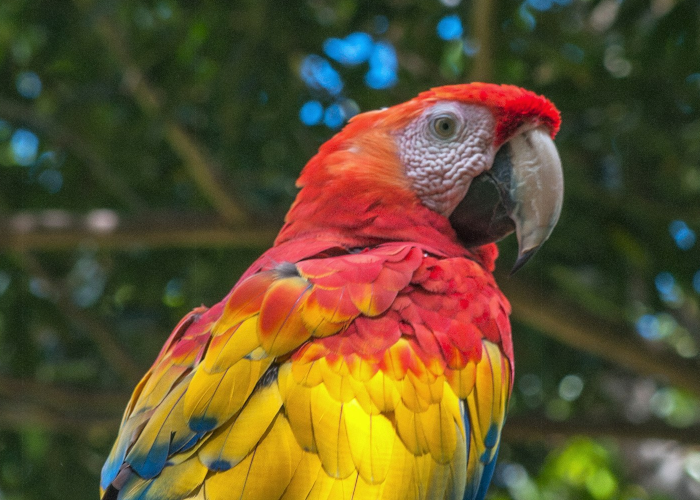
#> input picture cs-2/01-image-processing/rotated/bird.png, 700 x 500 px
$ python solved.py
#> lines starting #> are read from the running program, lines starting #| are printed output that depends on the picture
# Rotate an image by 30 degrees around its central point

from PIL import Image
import math

# Load input image
im = Image.open("bird.png")
#> im is the input picture: PIL image 700x500 RGB; mean R, G, B 96.4, 80.7, 46.3

# Make blank output image with same dimension as the original
output = Image.new(im.mode, (im.width, im.height))
#> output: PIL image 700x500 RGB; every value is 0

cy = im.height / 2
#> cy = 250
cx = im.width / 2
#> cx = 350

for y in range(im.height):
    for x in range(im.width):
        dist = math.hypot(x - cx, y - cy)
        angle = math.atan2(y - cy, x - cx)
        angle -= math.pi / 6
        ry = round(cy + dist * math.sin(angle))
        rx = round(cx + dist * math.cos(angle))

        if rx >= 0 and rx < im.width and ry >= 0 and ry < im.height:
            (r, g, b) = im.getpixel((rx, ry))
            output.putpixel((x, y), (r, g, b))
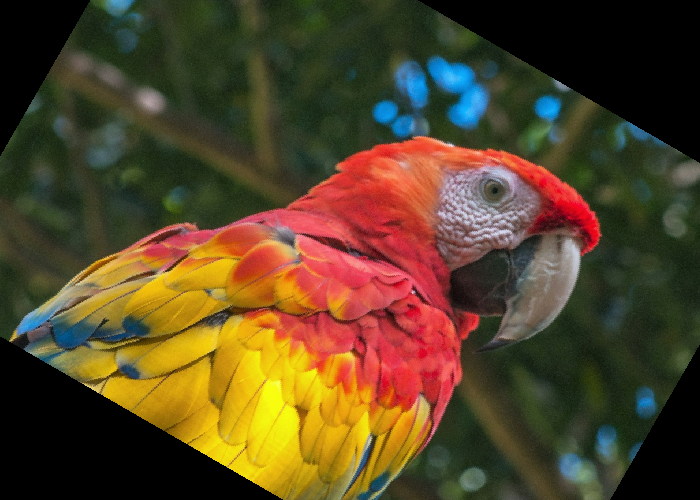
#> output: PIL image 700x500 RGB; mean R, G, B 86.4, 68.2, 38.6

# Save output image
output.save("rotated.png")
